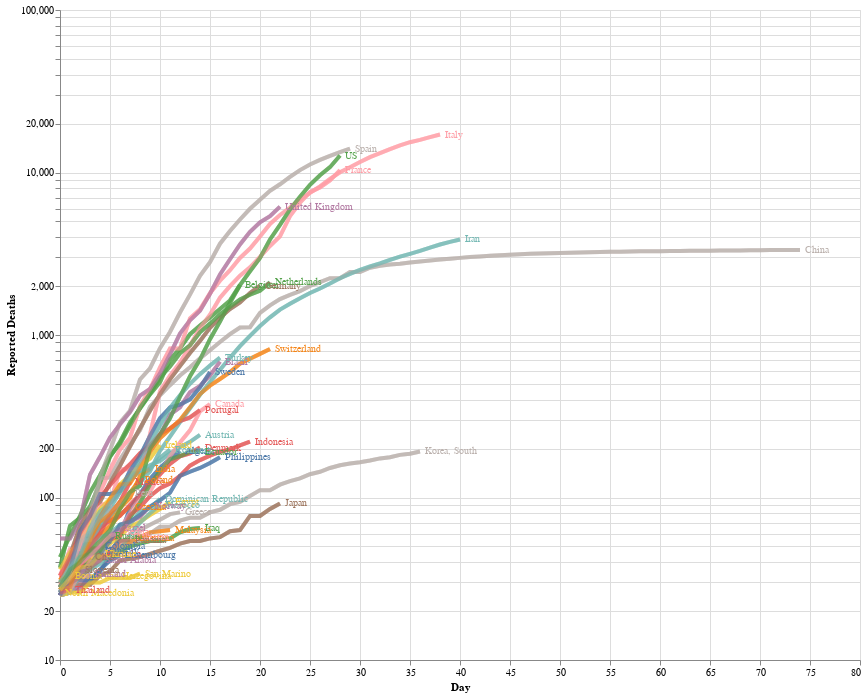

Source (notebook cell):
### Markdown cell above
It's not super easy to line up the legend with the curves on the chart so let's put the labels on the chart itself. Thanks to [Jake Vanderplas](http://vanderplas.com/) for this suggestion, and for the code.

### Code cell
# drop NaNs
deaths_long = deaths_long.dropna()

# Selection tool
selection = alt.selection_single(fields=['Country/Region'])
# Color change when clicked
color = alt.condition(selection,
                    alt.Color('Country/Region:N'),
                    alt.value('lightgray'))


# Base altair plot 
base = alt.Chart(deaths_long).mark_line(strokeWidth=4, opacity=0.7).encode(
    x=alt.X('Day'),
    y=alt.Y('Deaths', scale=alt.Scale(type='log')),
    color=alt.Color('Country/Region', legend=None),
).properties(
    width=800,
    height=650
)

# Chart
chart = base.encode(
  color=alt.condition(selection, 'Country/Region:N', alt.value('lightgray'))
).add_selection(
  selection
)

# Overlay
overlay = base.encode(
  color='Country/Region',
  opacity=alt.value(0.5),
  tooltip=['Country/Region:N', 'Name:N']
).transform_filter(
  selection
)

# Text labels
text = base.mark_text(
    align='left',
    dx=5,
    size=10
).encode(
    x=alt.X('Day', aggregate='max',  axis=alt.Axis(title='Day')),
    y=alt.Y('Deaths', aggregate={'argmax': 'Day'}, axis=alt.Axis(title='Reported Deaths')),
    text='Country/Region',  
).transform_filter(
    selection
)

# Sum em up!
chart + overlay + text

### Figure 1 — Vega-Lite specification as saved in the notebook (floating-point values rounded to 4 significant figures; data arrays with more than 128 entries replaced by an {"elided": "..."} marker saying what was removed)
{"config": {"view": {"continuousWidth": 400, "continuousHeight": 300}}, "layer": [{"mark": {"type": "line", "opacity": 0.7, "strokeWidth": 4}, "encoding": {"color": {"condition": {"type": "nominal", "field": "Country/Region", "selection": "selector004"}, "value": "lightgray"}, "x": {"type": "quantitative", "field": "Day"}, "y": {"type": "quantitative", "field": "Deaths", "scale": {"type": "log"}}}, "height": 650, "selection": {"selector004": {"type": "single", "fields": ["Country/Region"]}}, "width": 800}, {"mark": {"type": "line", "opacity": 0.7, "strokeWidth": 4}, "encoding": {"color": {"type": "nominal", "field": "Country/Region"}, "opacity": {"value": 0.5}, "tooltip": [{"type": "nominal", "field": "Country/Region"}, {"type": "nominal", "field": "Name"}], "x": {"type": "quantitative", "field": "Day"}, "y": {"type": "quantitative", "field": "Deaths", "scale": {"type": "log"}}}, "height": 650, "transform": [{"filter": {"selection": "selector004"}}], "width": 800}, {"mark": {"type": "text", "align": "left", "dx": 5, "size": 10}, "encoding": {"color": {"type": "nominal", "field": "Country/Region", "legend": null}, "text": {"type": "nominal", "field": "Country/Region"}, "x": {"type": "quantitative", "aggregate": "max", "axis": {"title": "Day"}, "field": "Day"}, "y": {"type": "quantitative", "aggregate": {"argmax": "Day"}, "axis": {"title": "Reported Deaths"}, "field": "Deaths"}}, "height": 650, "transform": [{"filter": {"selection": "selector004"}}], "width": 800}], "data": {"name": "data-134fdb309e2a42c08443d807f0578191"}, "$schema": "https://vega.github.io/schema/vega-lite/v4.8.1.json", "datasets": {"data-134fdb309e2a42c08443d807f0578191": {"elided": "837 records"}}}
